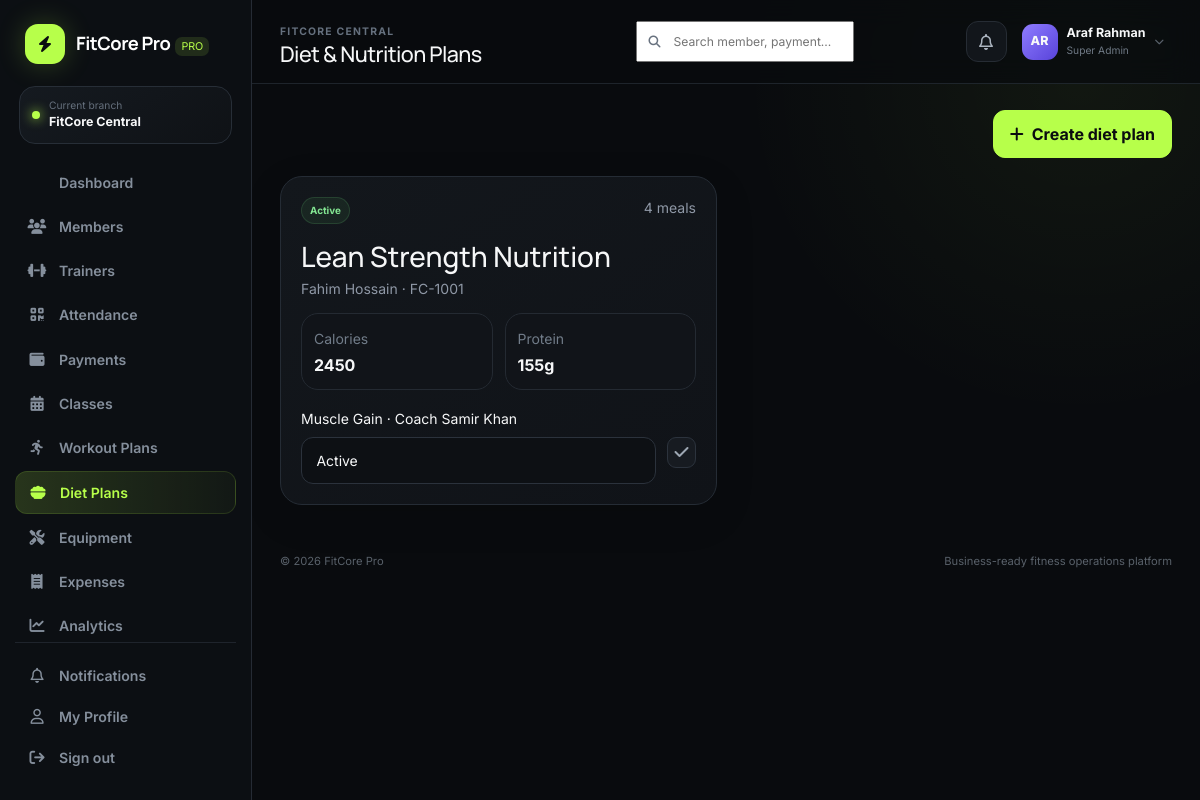
The page /app/diet_plans.php (signed in) on the database its author committed.
### tables this page shows
CREATE TABLE branches (
  id INT UNSIGNED AUTO_INCREMENT PRIMARY KEY,
  name VARCHAR(120) NOT NULL,
  code VARCHAR(20) NOT NULL UNIQUE,
  address VARCHAR(255), phone VARCHAR(40),
  status ENUM('active','inactive') DEFAULT 'active',
  created_at TIMESTAMP DEFAULT CURRENT_TIMESTAMP
);

CREATE TABLE diet_plans (
  id INT UNSIGNED AUTO_INCREMENT PRIMARY KEY,
  branch_id INT UNSIGNED NOT NULL,
  member_id INT UNSIGNED NOT NULL,
  trainer_id INT UNSIGNED NULL,
  title VARCHAR(140) NOT NULL,
  goal VARCHAR(140),
  daily_calories INT NULL,
  protein_g INT NULL,
  carbs_g INT NULL,
  fat_g INT NULL,
  start_date DATE NULL,
  end_date DATE NULL,
  status ENUM('active','completed','paused') DEFAULT 'active',
  notes TEXT,
  created_at TIMESTAMP DEFAULT CURRENT_TIMESTAMP,
  FOREIGN KEY (branch_id) REFERENCES branches(id) ON DELETE CASCADE,
  FOREIGN KEY (member_id) REFERENCES members(id) ON DELETE CASCADE,
  FOREIGN KEY (trainer_id) REFERENCES trainers(id) ON DELETE SET NULL
);

CREATE TABLE members (
  id INT UNSIGNED AUTO_INCREMENT PRIMARY KEY,
  branch_id INT UNSIGNED NOT NULL,
  member_code VARCHAR(30) NOT NULL UNIQUE,
  first_name VARCHAR(80) NOT NULL, last_name VARCHAR(80) NOT NULL,
  email VARCHAR(160), phone VARCHAR(40), gender ENUM('Male','Female','Other') DEFAULT 'Male',
  dob DATE NULL, address VARCHAR(255), emergency_contact VARCHAR(120),
  join_date DATE NOT NULL,
  membership_plan_id INT UNSIGNED NULL,
  membership_start DATE NOT NULL, membership_end DATE NOT NULL,
  status ENUM('active','expired','frozen','inactive') DEFAULT 'active',
  height_cm DECIMAL(6,2) NULL, weight_kg DECIMAL(6,2) NULL,
  goal VARCHAR(120), trainer_id INT UNSIGNED NULL,
  notes TEXT, created_at TIMESTAMP DEFAULT CURRENT_TIMESTAMP,
  FOREIGN KEY (branch_id) REFERENCES branches(id) ON DELETE CASCADE,
  FOREIGN KEY (membership_plan_id) REFERENCES membership_plans(id) ON DELETE SET NULL,
  FOREIGN KEY (trainer_id) REFERENCES trainers(id) ON DELETE SET NULL,
  INDEX idx_member_branch_status(branch_id,status), INDEX idx_membership_end(membership_end)
);

CREATE TABLE trainers (
  id INT UNSIGNED AUTO_INCREMENT PRIMARY KEY,
  user_id INT UNSIGNED NULL,
  branch_id INT UNSIGNED NOT NULL,
  name VARCHAR(120) NOT NULL,
  email VARCHAR(160), phone VARCHAR(40), photo VARCHAR(255),
  specialization VARCHAR(160), experience_years INT DEFAULT 0,
  rating DECIMAL(2,1) DEFAULT 5.0,
  commission_rate DECIMAL(5,2) DEFAULT 0,
  bio TEXT,
  status ENUM('active','inactive','leave') DEFAULT 'active',
  created_at TIMESTAMP DEFAULT CURRENT_TIMESTAMP,
  FOREIGN KEY (user_id) REFERENCES users(id) ON DELETE SET NULL,
  FOREIGN KEY (branch_id) REFERENCES branches(id) ON DELETE CASCADE
);

### config/app.php (called while the page is built, shortened)
<?php
function env(string $key, ?string $default = null): ?string {
    $value = getenv($key);
    return $value === false ? $default : $value;
}
function app_base_path(): string {
    static $base = null;
    if ($base !== null) return $base;
    $forced = env('APP_BASE_PATH');
    $projectRoot = realpath(dirname(__DIR__)) ?: dirname(__DIR__);
    $docRoot = realpath($_SERVER['DOCUMENT_ROOT'] ?? '') ?: ($_SERVER['DOCUMENT_ROOT'] ?? '');
    if ($docRoot && str_starts_with(str_replace('\\','/',$projectRoot), str_replace('\\','/',$docRoot))) {
        $relative = trim(str_replace('\\','/', substr($projectRoot, strlen($docRoot))), '/');
        return $base = $relative ? '/' . $relative : '';
    }
    return $base = '';
}
function url(string $path = ''): string {
    return app_base_path() . ($path ? '/' . ltrim($path, '/') : '');
}

### includes/functions.php (called while the page is built, shortened)
<?php
require_once __DIR__ . '/../config/database.php';
function e(?string $value): string { return htmlspecialchars($value ?? '', ENT_QUOTES, 'UTF-8'); }
function initials(string $name): string { $p=preg_split('/\s+/', trim($name)); return strtoupper(substr($p[0]??'U',0,1).substr($p[1]??'',0,1)); }
function query_value(string $sql, array $params=[]): mixed {
    $s=db()->prepare($sql); $s->execute($params); return $s->fetchColumn();
}
function query_all(string $sql, array $params=[]): array {
    $s=db()->prepare($sql); $s->execute($params); return $s->fetchAll();
}
function setting(string $key, mixed $default=null): mixed {
    static $settings = null;
    if ($settings === null) {
        $settings = [];
        try {
            foreach (query_all('SELECT setting_key,setting_value FROM system_settings') as $row) {
                $settings[$row['setting_key']] = $row['setting_value'];
            }
        } catch (Throwable $e) {
            $settings = [];
        }
    }
    return array_key_exists($key,$settings) ? $settings[$key] : $default;
}
function status_badge(string $status): string {
    return match(strtolower($status)) {
        'active','paid','good','completed','available','healthy','attended' => 'success',
        'pending','due','maintenance','warning','at risk','frozen','waitlist','paused' => 'warning',
        'expired','inactive','failed','damaged','cancelled','high risk','refunded' => 'danger',
        default => 'secondary',
    };
}
function current_branch_id(): int {
    $user = $_SESSION['user'] ?? [];
    return (int)($_SESSION['branch_id'] ?? $user['branch_id'] ?? 1);
}
function branch_name(?int $id=null): string {
    $id = $id ?: current_branch_id();
    return (string)(query_value('SELECT name FROM branches WHERE id=?', [$id]) ?: 'Main Branch');
}

### config/database.php (called while the page is built)
<?php
require_once __DIR__ . '/app.php';
function db(): PDO {
    static $pdo = null;
    if ($pdo instanceof PDO) return $pdo;
    $host = env('DB_HOST', '127.0.0.1');
    $port = env('DB_PORT', '3306');
    $name = env('DB_NAME', 'fitcore_pro');
    $user = env('DB_USER', 'root');
    $pass = env('DB_PASS', '');
    $charset = 'utf8mb4';
    $dsn = "mysql:host={$host};port={$port};dbname={$name};charset={$charset}";
    try {
        $pdo = new PDO($dsn, $user, $pass, [
            PDO::ATTR_ERRMODE => PDO::ERRMODE_EXCEPTION,
            PDO::ATTR_DEFAULT_FETCH_MODE => PDO::FETCH_ASSOC,
            PDO::ATTR_EMULATE_PREPARES => false,
        ]);
    } catch (PDOException $e) {
        http_response_code(500);
        $safeMessage = htmlspecialchars($e->getMessage(), ENT_QUOTES, 'UTF-8');
        echo '<!doctype html><html><head><meta charset="utf-8"><title>Database setup</title><style>body{font-family:system-ui;background:#0b0d10;color:#fff;padding:40px}.box{max-width:760px;margin:auto;background:#15181d;padding:28px;border-radius:20px;border:1px solid #2a2f37}code{color:#b8ff58}</style></head><body><div class="box"><h2>FitCore Pro database is not connected</h2><p>Import <code>database/fitcore.sql</code>, then copy <code>.env.example</code> to <code>.env</code> and update the database values.</p><p><small>' . $safeMessage . '</small></p></div></body></html>';
        exit;
    }
    return $pdo;
}

### includes/auth.php (called while the page is built, shortened)
<?php
require_once __DIR__ . '/functions.php';
function user(): array { return $_SESSION['user'] ?? []; }

### app/diet_plans.php (the view, shortened to what this page needs)
<?php
require_once __DIR__.'/../includes/auth.php';require_role(['super_admin','manager','trainer']);$bid=current_branch_id();$myTrainerId=user()['role']==='trainer'?(int)(query_value('SELECT id FROM trainers WHERE user_id=?',[user()['id']])?:0):0;
$filter=user()['role']==='trainer'?' AND d.trainer_id=?':'';$rowParams=[$bid];if($filter)$rowParams[]=$myTrainerId;
$rows=query_all("SELECT d.*,CONCAT(m.first_name,' ',m.last_name) member_name,m.member_code,t.name trainer_name,(SELECT COUNT(*) FROM diet_items i WHERE i.diet_plan_id=d.id) meals FROM diet_plans d JOIN members m ON m.id=d.member_id LEFT JOIN trainers t ON t.id=d.trainer_id WHERE d.branch_id=? $filter ORDER BY d.created_at DESC",$rowParams);
$pageTitle='Diet & Nutrition Plans';include __DIR__.'/../includes/header.php';?>
<div class="page-actions"><button class="btn btn-primary" data-bs-toggle="modal" data-bs-target="#dietModal"><i class="fa-solid fa-plus me-2"></i>Create diet plan</button></div>
<div class="grid-3"><?php foreach($rows as $d):?><div class="panel">
<div class="d-flex justify-content-between"><span class="badge-soft badge-<?= status_badge($d['status']) ?>"><?= e(ucfirst($d['status'])) ?></span><span class="text-muted small"><?= (int)$d['meals'] ?> meals</span></div>
<h3 class="mt-3 mb-1" style="font-family:Manrope"><?= e($d['title']) ?></h3><p class="text-muted small mb-2"><?= e($d['member_name']) ?> · <?= e($d['member_code']) ?></p>
<div class="metric-strip compact"><div class="metric-box"><small>Calories</small><strong><?= (int)$d['daily_calories'] ?: '—' ?></strong></div><div class="metric-box"><small>Protein</small><strong><?= $d['protein_g']?(int)$d['protein_g'].'g':'—' ?></strong></div></div>
<p class="small mt-3 mb-2"><?= e($d['goal']?:'General nutrition') ?> · Coach <?= e($d['trainer_name']??'Unassigned') ?></p>
<form method="post" class="d-flex gap-2"><select name="status" class="form-select form-select-sm"><option value="active" <?= $d['status']==='active'?'selected':'' ?>>Active</option></select><button class="action-btn"><i class="fa-solid fa-check"></i></button></form>
</div><?php endforeach;if(!$rows):?><div class="panel"><p class="text-muted mb-0">No diet plans yet.</p></div><?php endif;?></div>
<?php include __DIR__.'/../includes/footer.php';?>

### includes/header.php (shortened to what this page needs)
<?php
require_once __DIR__ . '/auth.php';
$pageTitle = $pageTitle ?? 'Dashboard';
$unread=(int)query_value('SELECT COUNT(*) FROM notifications WHERE branch_id=? AND is_read=0 AND (user_id IS NULL OR user_id=?)',[current_branch_id(),user()['id']]);
?>
<!doctype html><html lang="en"><head>
<title><?= e($pageTitle) ?> · <?= e(setting('company_name',APP_NAME)) ?></title>
<link href="https://cdn.jsdelivr.net/npm/bootstrap@5.3.3/dist/css/bootstrap.min.css" rel="stylesheet">
<link href="https://cdnjs.cloudflare.com/ajax/libs/font-awesome/6.6.0/css/all.min.css" rel="stylesheet">
<link href="<?= url('assets/css/style.css') ?>" rel="stylesheet">
</head><body class="app-body">
<?php include __DIR__.'/sidebar.php'; ?>
<main class="main-shell">
<header class="topbar">
  <div class="topbar-title"><span class="eyebrow"><?= e(branch_name()) ?></span><h1><?= e($pageTitle) ?></h1></div>
  <div class="topbar-actions">
    <form class="top-search" action="<?= url('app/search.php') ?>" method="get"><i class="fa-solid fa-magnifying-glass"></i><input name="q" placeholder="Search member, payment..." aria-label="Global search"></form>
    <a class="icon-btn" href="<?= url('app/notifications.php') ?>"><i class="fa-regular fa-bell"></i><?php if($unread): ?><span class="notify-dot"></span><?php endif; ?></a>
    <div class="user-chip">
      <div class="avatar"><?= e(initials(user()['name']??'User')) ?></div>
      <div><strong><?= e(user()['name']??'User') ?></strong><small><?= e(ucwords(str_replace('_',' ',user()['role']??''))) ?></small></div>
      <i class="fa-solid fa-chevron-down"></i>
    </div>
  </div>
</header>
<section class="content-wrap">

### includes/sidebar.php
<?php
$active = basename($_SERVER['PHP_SELF']);
$role = user()['role'] ?? '';
$nav = [
 ['dashboard.php','fa-grid-2','Dashboard',['super_admin','manager','receptionist','trainer','accountant']],
 ['members.php','fa-users','Members',['super_admin','manager','receptionist','trainer']],
 ['trainers.php','fa-dumbbell','Trainers',['super_admin','manager','receptionist']],
 ['attendance.php','fa-qrcode','Attendance',['super_admin','manager','receptionist','trainer']],
 ['payments.php','fa-wallet','Payments',['super_admin','manager','receptionist','accountant']],
 ['classes.php','fa-calendar-days','Classes',['super_admin','manager','receptionist','trainer']],
 ['workouts.php','fa-person-running','Workout Plans',['super_admin','manager','trainer']],
 ['diet_plans.php','fa-bowl-food','Diet Plans',['super_admin','manager','trainer']],
 ['equipment.php','fa-screwdriver-wrench','Equipment',['super_admin','manager']],
 ['expenses.php','fa-receipt','Expenses',['super_admin','manager','accountant']],
 ['analytics.php','fa-chart-line','Analytics',['super_admin','manager','accountant']],
 ['reports.php','fa-file-export','Reports',['super_admin','manager','accountant']],
 ['plans.php','fa-tags','Membership Plans',['super_admin','manager']],
 ['branches.php','fa-code-branch','Branches',['super_admin']],
 ['audit_logs.php','fa-clock-rotate-left','Audit Logs',['super_admin']],
 ['settings.php','fa-sliders','Settings',['super_admin']],
];
?>
<aside class="sidebar" id="sidebar">
  <a class="brand" href="<?= url('app/dashboard.php') ?>">
    <span class="brand-mark"><i class="fa-solid fa-bolt"></i></span>
    <span><strong><?= e(setting('company_name','FitCore Pro')) ?></strong><em>PRO</em></span>
  </a>
  <div class="branch-pill"><span class="dot"></span><div><small>Current branch</small><strong><?= e(branch_name()) ?></strong></div></div>
  <nav>
    <?php foreach($nav as [$file,$icon,$label,$roles]): if(!in_array($role,$roles,true)) continue; ?>
      <a class="nav-link <?= $active===$file?'active':'' ?>" href="<?= url('app/'.$file) ?>"><i class="fa-solid <?= $icon ?>"></i><span><?= e($label) ?></span></a>
    <?php endforeach; ?>
  </nav>
  <div class="sidebar-bottom">
    <a class="nav-link <?= $active==='notifications.php'?'active':'' ?>" href="<?= url('app/notifications.php') ?>"><i class="fa-regular fa-bell"></i><span>Notifications</span></a>
    <a class="nav-link <?= $active==='profile.php'?'active':'' ?>" href="<?= url('app/profile.php') ?>"><i class="fa-regular fa-user"></i><span>My Profile</span></a>
    <a class="nav-link logout" href="<?= url('auth/logout.php') ?>"><i class="fa-solid fa-arrow-right-from-bracket"></i><span>Sign out</span></a>
  </div>
</aside>

### rows shown on the page
branches: name "FitCore Central", name "FITCORE CENTRAL"
diet_plans: status "Active", meals "4", title "Lean Strength Nutrition", member_name "Fahim Hossain", member.member_code "FC-1001", daily_calories "2450", protein_g "155", goal "Muscle Gain", trainer.name "Samir Khan"

### other values the page prints
setting('company_name','FitCore Pro') "FitCore Pro"
$label "Dashboard"
$label "Members"
$label "Trainers"
$label "Attendance"
$label "Payments"
$label "Classes"
$label "Workout Plans"
$label "Diet Plans"
$label "Equipment"
$label "Expenses"
$label "Analytics"
$pageTitle "Diet & Nutrition Plans"
initials(user()['name']??'User') "AR"
user()['name'] "Araf Rahman"
